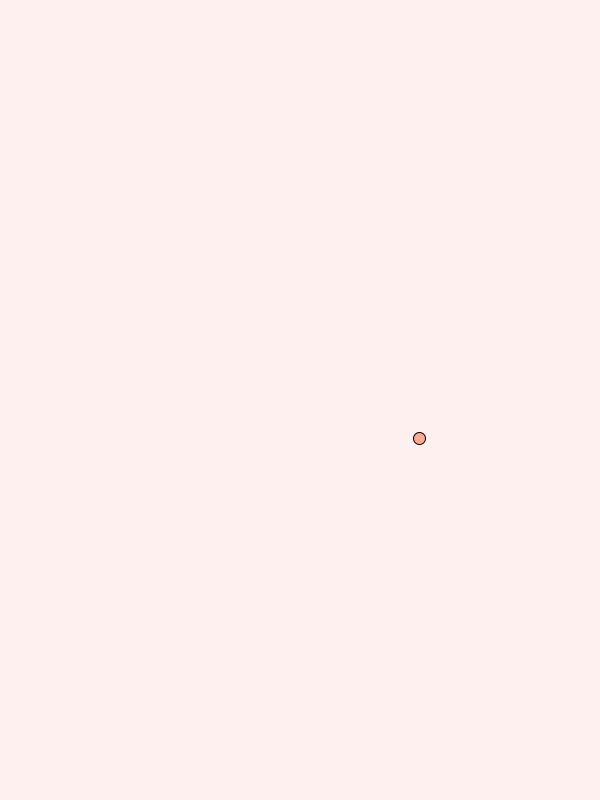
Frame 1 (no input)
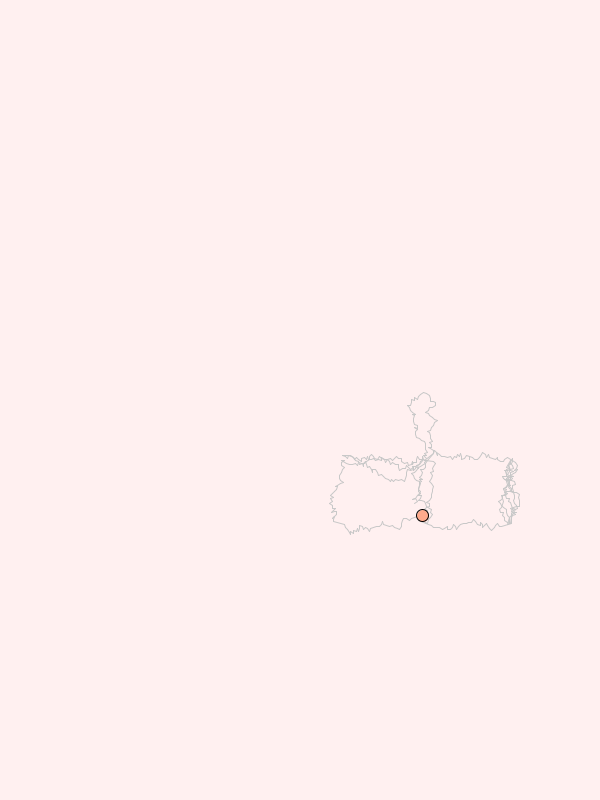
Frame 60 (the mouse pressed at the canvas centre just before this capture)
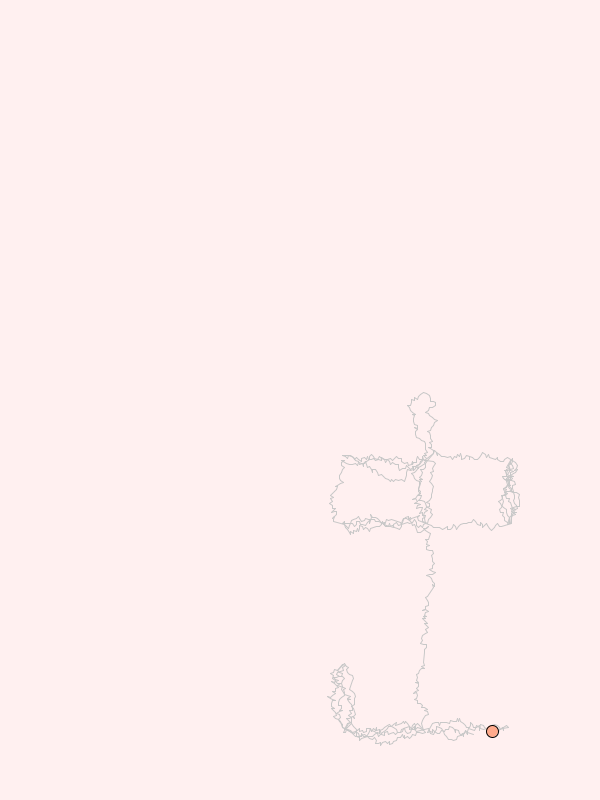
Frame 120 (the mouse held since frame 60 and released just before this capture)

The Processing sketch that drew these frames (run headless with seeded random() and noise(); from frame 60 on, the mouse is pressed at the canvas centre):

// Processing sketch: S012_camino_balbuceo
// ── S012_camino_balbuceo.pde
int nx, ny;
int offx, offy;
ArrayList<PVector> grid;
ArrayList<PVector> pos;

int agente_grid;
ArrayList<PVector> agente_camino;
boolean agente_moving;
PVector agente_target;
PVector agente_pos;

int step_size;

void setup() {
  size(600,800);

  // Variables iniciales
  nx = 6;
  ny = 6;
  offx = 90;
  offy = 70;
  
  step_size = 10;
  

  // Generamos grid (enteros en red) y pos (píxeles en canvas)
  grid = new ArrayList<PVector>();
  pos  = new ArrayList<PVector>();
  for (int j=0; j<ny; j++) {
    for (int i=0; i<nx; i++) {
      float xx = map(i,0,nx-1, offx, width-offx);
      float yy = map(j,0,ny-1, height*0.4+offy, height-offy);
      pos.add(new PVector(xx,yy));
      grid.add(new PVector(i,j));
      circle(xx,yy,12);
    }
  }
  agente_grid = 10; //current anchor position
  agente_camino = new ArrayList<PVector>(); //collection of last grid points
  agente_moving = true; //if agente has not reached his target yet
  agente_target = new PVector(); //next target position
  agente_camino.add(new PVector(pos.get(agente_grid).x,pos.get(agente_grid).y));
  agente_pos = pos.get(agente_grid).copy(); //actual position on canvas
  
  if (agente_moving) {
    Integer[] vecinos = get_vecinos(agente_grid);
    int nx = (int)random(vecinos.length);
    agente_target = pos.get(vecinos[nx]).copy();
    agente_moving = true;
    agente_grid = vecinos[nx];
  }
}

int idx_to_grid(float i, float j) {
  // de (i,j) a posicion en grid
  return int(j)*ny+int(i);
}

Integer[] get_vecinos(int n) {
  // calcula los vecinos dada la posición en grid
  ArrayList<Integer> sa = new ArrayList<Integer>();
  int ii = (int)grid.get(n).x;
  int jj = (int)grid.get(n).y;
  if (ii-1>=0) {sa.add(idx_to_grid(ii-1,jj));}
  if (ii+1<nx) {sa.add(idx_to_grid(ii+1,jj));}
  if (jj-1>=0) {sa.add(idx_to_grid(ii,jj-1));}
  if (jj+1<ny) {sa.add(idx_to_grid(ii,jj+1));}
  return sa.toArray(new Integer[sa.size()]);
}

void keyPressedNext() {
  //if (key == ' ' && !agente_moving)
  if (!agente_moving) {
    Integer[] vecinos = get_vecinos(agente_grid);
    int nx = (int)random(vecinos.length);
    agente_target = pos.get(vecinos[nx]).copy();
    agente_moving = true;
    agente_grid = vecinos[nx];
  }
}

void draw() {
  background(255,240,240);

  stroke(200);
  noFill();
  if (agente_camino.size()>1) {
    for (int k=0; k<=agente_camino.size()-2; k++) {
      PVector oo = agente_camino.get(k);
      PVector ff = agente_camino.get(k+1);
      line(oo.x,oo.y,ff.x,ff.y);
    }
  }
  for (int step=0; step<step_size; step++) {
    if (agente_moving) {
      float deltax = (agente_target.x-agente_pos.x)*0.5;
      float deltay = (agente_target.y-agente_pos.y)*0.5;
      
      PVector delta = new PVector(deltax,deltay).normalize();
      float omega_1 = random(-PI*0.5,PI*0.5);
      float omega_x = delta.x*cos(omega_1) - delta.y*sin(omega_1);
      float omega_y = delta.y*cos(omega_1) + delta.x*sin(omega_1);
      PVector n_delta = new PVector(omega_x, omega_y).mult(3);
      
      agente_pos.x += n_delta.x;
      agente_pos.y += n_delta.y;
      agente_camino.add(agente_pos.copy());
      if (dist(agente_pos.x,agente_pos.y,agente_target.x,agente_target.y)<10) {
        agente_moving = false;
        agente_pos = pos.get(agente_grid).copy();
        keyPressedNext();
      }
    }
    
  }

  //noFill();
  //stroke(20);
  //textAlign(CENTER,CENTER);
  //textSize(15);
  //for (int k=0; k<pos.size(); k++) {
  //  fill(255,240,240);
  //  circle(pos.get(k).x,pos.get(k).y,20);
  //  fill(20);
  //  text(idx_to_grid(grid.get(k).x,grid.get(k).y),pos.get(k).x, pos.get(k).y);
  //}
  
  


  stroke(0);
  fill(255,170,140);
  float ax = agente_pos.x;//pos.get(agente_grid).x;
  float ay = agente_pos.y;//pos.get(agente_grid).y;
  circle(ax,ay,12);


}
